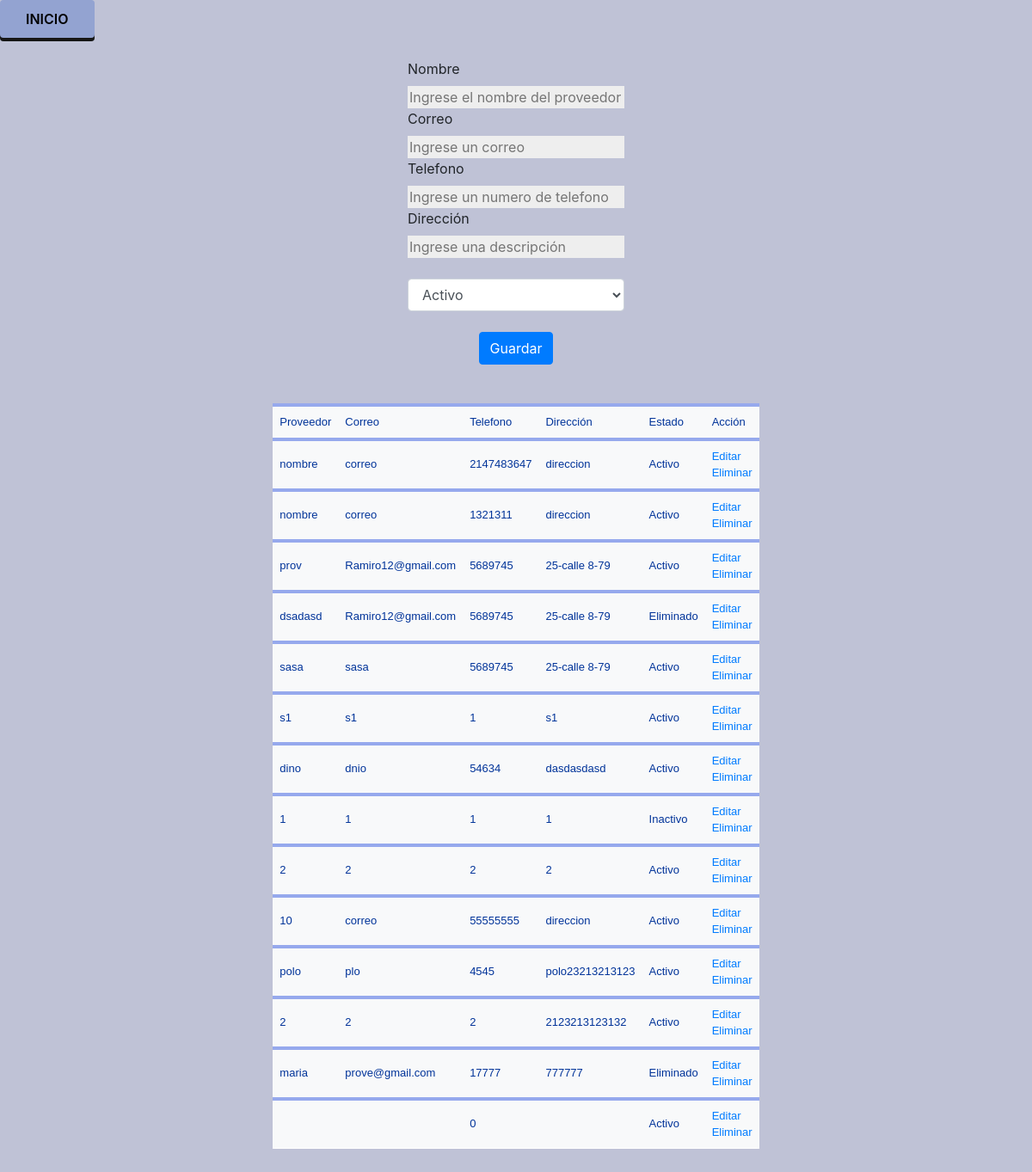
Screenshot of /Crud/Vistas/Proveedor.php?g=n with the database file from the repository.
### tables this page shows
CREATE TABLE `proveedor` (
  `Id_proveedor` int(11) NOT NULL,
  `Nombre` varchar(45) NOT NULL,
  `Correo` varchar(45) NOT NULL,
  `Telefono` int(11) NOT NULL,
  `Direccion` varchar(100) NOT NULL,
  `Estado` int(11) NOT NULL
);

### Crud/Vistas/proveedor.php (the view, shortened to what this page needs)
<?php
    include("../Funcionamiento/Conexion.php");
    $conn = mysqli_connect($dbhost, $dbuser, $dbpass, $dbname);
    $g = $_GET["g"];
    $sql = "call mostrar_proveedor();";
    $resultado = mysqli_query($conn, $sql);
?>
<!DOCTYPE html>
<html lang="en">
<head>
    <link rel="stylesheet" href="https://maxcdn.bootstrapcdn.com/bootstrap/4.5.2/css/bootstrap.min.css">
   <link rel="stylesheet" href="../Estilos/Css/estilos.css">
</head>
<body class="cuerpo">
    <section>
        <div class="">
            <a class="boton" href="index.php">Inicio</a>
        </div>
    </section>
    <br>
    <section>
        <div class="form">
            <?php
            if($g == "n")
            {
            ?>
            <form>
                <label for="">Nombre</label>
                <br>
                <input class="tbox" type="text" placeholder="Ingrese el nombre del proveedor" id="Proveedor">
                <br>
                <label for="">Correo</label>
                <br>
                <input class="tbox" type="text" placeholder="Ingrese un correo" id="Correo">
                <br>
                <label for="">Telefono</label>
                <br>
                <input class="tbox" type="number" placeholder="Ingrese un numero de telefono" id="Numero">
                <br>
                <label for="">Dirección</label>
                <br>
                <input class="tbox" type="text" placeholder="Ingrese una descripción"  id="Direccion">
                <br>
                <br>
                <select class="form-control" id="comboEstado">
                    <option value="1">Activo</option>
                </select>
                <br>
                <div class="centrar">
                    <button type="button" id="save" class="btn btn-primary">Guardar</button>
                </div>
            </form>
            <?php
            }
            ?>
            <br>
        </div>
    </section>
    <section class="tbl">
        <table>
            <tr>
                <th>Proveedor</th>
                <th>Correo</th>
                <th>Telefono</th>
                <th>Dirección</th>
                <th>Estado</th>
                <th>Acción</th>
            </tr>
            <?php
                while($rows = mysqli_fetch_array($resultado))
                {
                    if($rows["Estado"] == 1)
                    {
                        $nombreEstado = "Activo";
                    }
                    if($rows["Estado"] == 2)
                    {
                        $nombreEstado = "Inactivo";
                    }
                    if($rows["Estado"] == 3)
                    {
                        $nombreEstado = "Eliminado";
                    }
            ?>
            <tr>
                <th><?php echo"".$rows["Nombre"];?></th>
                <th><?php echo"".$rows["Correo"];?></th>
                <th><?php echo"".$rows["Telefono"];?></th>
                <th><?php echo"".$rows["Direccion"];?></th>
                <th><?php echo"".$nombreEstado;?></th>
                <th>
                <a href="proveedor.php?g=e&id=<?php echo"".$rows["id_proveedor"];?>">Editar</a>
                <a href="../Funcionamiento/Funcionamiento.php?e=EliminarProveedor&id=<?php echo"".$rows["id_proveedor"];?>">Eliminar</a>
                </th>
            </tr>
            <?php
            }
            ?>
        </table>
    </section >
</body>
</html>

### Crud/Estilos/Css/estilos.css (style rules this page uses)
.cuerpo { background-color: #BFC2D6; }
.boton { background: #93a3d1; box-shadow: 0px 4px 0px 0px #161616; padding: 10px 30px; color: black; font-size: 16px; border-radius: 4px; display: inline-block; text-align: center; font-weight: 600; text-transform: uppercase; border: none; }
.tbl { display: flex; justify-content: center; }
table { font-family: "Lucida Sans Unicode", "Lucida Grande", Sans-Serif; font-size: 12px; margin: 45px; width: 480px; text-align: left; border-collapse: collapse; }
th { font-size: 13px; font-weight: normal; padding: 8px; background: #f8f9fa; border-top: 4px solid #96a9ed; border-bottom: 1px solid #fff; color: #039; }
.form { display: flex; justify-content: center; }
.tbox { background-color: #eee; border: 0; }
.centrar { display: flex; justify-content: center; }

### rows the page displays
proveedor: Nombre "nombre", Correo "correo", Telefono "2147483647", Direccion "direccion", Estado "Activo"
proveedor: Nombre "nombre", Correo "correo", Telefono "1321311", Direccion "direccion", Estado "Activo"
proveedor: Nombre "prov", Correo "Ramiro12@gmail.com", Telefono "5689745", Direccion "25-calle 8-79", Estado "Activo"
proveedor: Nombre "dsadasd", Correo "Ramiro12@gmail.com", Telefono "5689745", Direccion "25-calle 8-79", Estado "Eliminado"
proveedor: Nombre "sasa", Correo "sasa", Telefono "5689745", Direccion "25-calle 8-79", Estado "Activo"
proveedor: Nombre "s1", Correo "s1", Telefono "1", Direccion "s1", Estado "Activo"
proveedor: Nombre "dino", Correo "dnio", Telefono "54634", Direccion "dasdasdasd", Estado "Activo"
proveedor: Nombre "1", Correo "1", Telefono "1", Direccion "1", Estado "Inactivo"
proveedor: Nombre "2", Correo "2", Telefono "2", Direccion "2", Estado "Activo"
proveedor: Nombre "10", Correo "correo", Telefono "55555555", Direccion "direccion", Estado "Activo"
proveedor: Nombre "polo", Correo "plo", Telefono "4545", Direccion "polo23213213123", Estado "Activo"
proveedor: Nombre "2", Correo "2", Telefono "2", Direccion "2123213123132", Estado "Activo"
proveedor: Nombre "maria", Correo "prove@gmail.com", Telefono "17777", Direccion "777777", Estado "Eliminado"
proveedor: Telefono "0", Estado "Activo"
